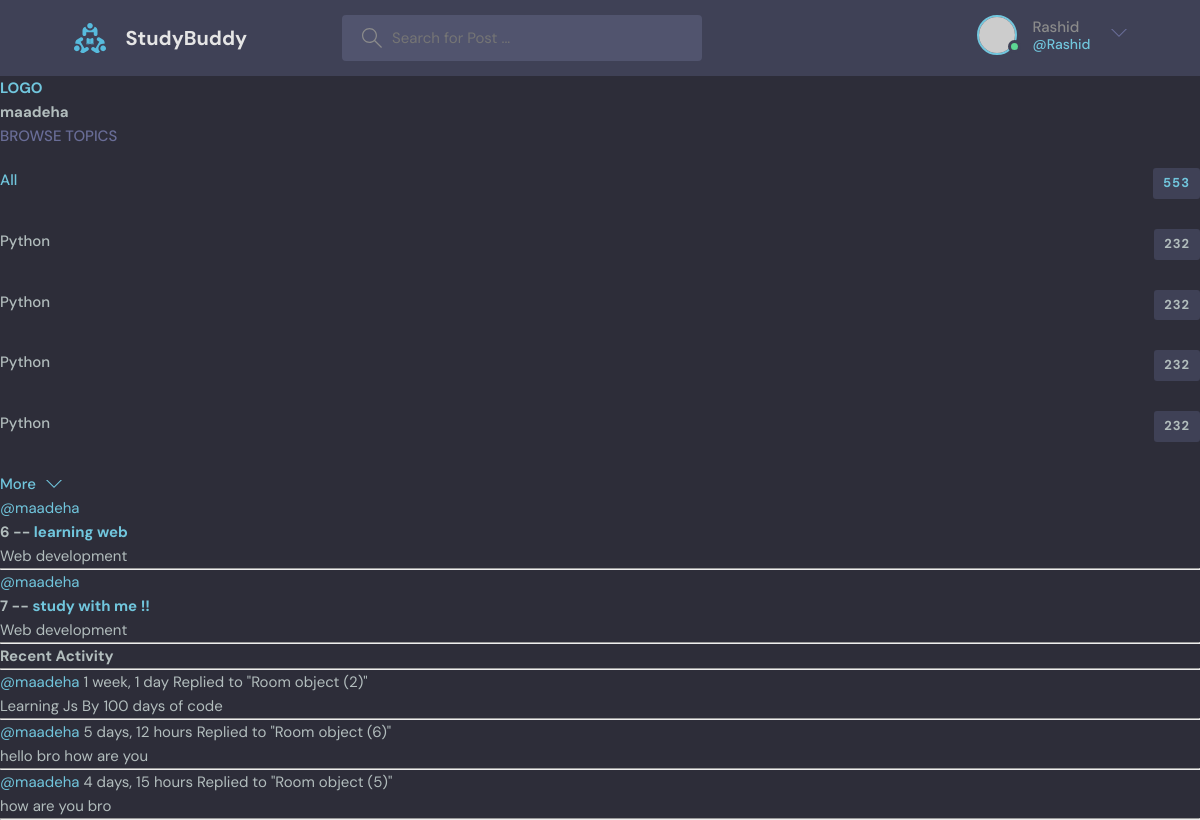
The page /profile/1/ (signed in) on the database its author committed.
### base/models.py (models this page shows, shortened)
class Topic (models.Model):
    name=models.CharField(max_length=200)

class Room(models.Model):
    host = models.ForeignKey(User, on_delete=models.SET_NULL ,null=True)
    topic = models.ForeignKey(Topic, on_delete=models.SET_NULL ,null=True)
    name= models.CharField(max_length=200)
    description = models.TextField(null=True,blank=True)
    participants = models.ManyToManyField(User,related_name='participants',blank=True)
    updated = models.DateTimeField(auto_now=True)
    created =models.DateTimeField(auto_now_add=True)

class Message (models.Model):
        user = models.ForeignKey(User, on_delete= models.CASCADE)
        room =models.ForeignKey(Room, on_delete=models.CASCADE)
        body =models.TextField()
        updated = models.DateTimeField(auto_now=True)
        created =models.DateTimeField(auto_now_add=True)
        def __str__(self):
            return self.body[0:50]

### base/views.py (the view)
# urls.py: path('profile/<str:pk>/',views.userProfile, name="user-profile"),
def userProfile(request,pk):
    user = User.objects.get(id=pk)
    rooms = user.room_set.all()
    room_messages = user.message_set.all()
    topics=Topic.objects.all()
    context = {'user':user,'rooms':rooms,'room_messages':room_messages,'topics':topics}
    return render(request,'base/profile.html',context)

### base/templates/base/profile.html (shortened to what this page needs)
{% extends 'main.html' %}
{% block content %}
<h1> {{user.username }}</h1>
<div profile-container>
    <div>
        {% include 'base/topic_component.html' %}
    </div>
    <div>
         {% include 'base/feed_component.html' %}
    </div>
    <div>
        {% include 'base/activity_component.html' %}
    </div>
</div>
{% endblock content %}

### templates/navbar.html (shortened to what this page needs)
{% load static %}
<header class="header header--loggedIn">
   <div class="container">
     <a href="{% url 'home' %}" class="header__logo">
       <img src="{% static 'images/logo.svg' %}" />
       <h1>StudyBuddy</h1>
     </a>
     <form class="header__search" method="GET" action="{%  url 'home'%}">
       <label>
         <input name="q"  placeholder="Search for Post ..." />
       </label>
     </form>
     <nav class="header__menu">
       {% if request.user.is_authenticated  %}
       <div class="header__user">
         <a href="profile.html">
           <div class="avatar avatar--medium active">
             <img src="https://randomuser.me/api/portraits/men/37.jpg" />
           </div>
           <p>{{request.user.username}} <span>@{{request.user.username}}</span></p>
         </a>
         <button class="dropdown-button">
           <svg version="1.1" xmlns="http://www.w3.org/2000/svg" width="32" height="32" viewBox="0 0 32 32">
             <title>chevron-down</title>
             <path d="M16 21l-13-13h-3l16 16 16-16h-3l-13 13z"></path>
           </svg>
         </button>
       </div>
       {% else %}
        <a href="{% url 'login' %}">
         <img src="{% static 'images/avatar.svg' %}" />
         <p>Login</p>
          </a>
          {% endif %}
     </nav>
   </div>
 </header>
<a href="/">
   <h1> LOGO </h1>
</a>

### base/templates/base/topic_component.html
<div class="topics">
  <div class="topics__header">
    <h2>Browse Topics</h2>
  </div>
  <ul class="topics__list">
    <li>
      <a href="{% url 'home'%}" class="active">All <span>553</span></a>
    </li>
    {% for topic in topics %}
    <li>
      <a href="{% url 'home' %}?q={{topic.name}}">Python <span>232</span></a>
    </li>
    {% endfor %}
  </ul>
  <a class="btn btn--link" href="topics.html">
    More
    <svg version="1.1" xmlns="http://www.w3.org/2000/svg" width="32" height="32" viewBox="0 0 32 32">
      <title>chevron-down</title>
      <path d="M16 21l-13-13h-3l16 16 16-16h-3l-13 13z"></path>
    </svg>
  </a>
</div>

### base/templates/base/feed_component.html (shortened to what this page needs)
<div>
{%  for room in rooms %}
<div>
  <a href="{% url 'user-profile' room.host.id %}">@{{room.host.username}} </a>
  <h5> {{room.id}} -- <a href="{% url 'room' room.id %}">{{room.name}} </a></h5>
  <small>{{room.topic.name}}</small>
  <hr>
</div>
{% endfor %}
    </div>

### base/templates/base/activity_component.html (shortened to what this page needs)
<h3>Recent Activity</h3>
  <hr>
  {% for message in room_messages%}
  <div>
    <small><a href=" {% url 'user-profile' message.user.id %}">@{{message.user}} </a> {{message.created|timesince}}</small>
    <small>Replied to "{{message.room}}"</small>
    <p>{{message}}</p>
    <hr>
</div>
{% endfor %}

### static/styles/style.css (style rules this page uses)
:root { --color-main: #71c6dd; --color-main-light: #e1f6fb; --color-dark: #3f4156; --color-dark-medium: #51546e; --color-dark-light: #696d97; --color-light: #e5e5e5; --color-gray: #8b8b8b; --color-light-gray: #b2bdbd; --color-bg: #2d2d39; --color-success: #5dd693; --color-error: #fc4b0b; }
* { font-family: "DM Sans", -apple-system, BlinkMacSystemFont, "Segoe UI", Roboto, Oxygen, Ubuntu, Cantarell, "Open Sans", "Helvetica Neue", sans-serif; margin: 0; padding: 0; box-sizing: border-box; text-rendering: optimizeLegibility; font-size: inherit; }
html { font-size: 56.25%; }
@media only screen and (min-width: 1200px) { html { font-size: 62.5%; } }
body { line-height: 1.6; font-weight: 400; font-size: 1.5rem; color: var(--color-light-gray); background-color: var(--color-bg); min-height: 100vh; }
img { width: 100%; }
a { display: inline-block; color: var(--color-main); text-decoration: none; }
.container { max-width: 120rem; width: 90%; margin: auto; }
.btn { background-color: transparent; border: none; display: inline-flex; align-items: center; gap: 1rem; cursor: pointer; transition: all ease-in-out 0.3s; padding: 1rem 2rem; border-radius: 5px; box-shadow: 1px 1px 3px 1px rgba(0, 0, 0, 0.15); font-weight: 500; }
.btn--link { border-radius: 0; padding: 0; color: var(--color-main); box-shadow: none; }
.btn > svg { fill: currentColor; width: 1.6rem; height: 1.6rem; }
.avatar { position: relative; display: inline-block; border-radius: 50%; border: 2px solid var(--color-main); }
.avatar img { display: block; border-radius: 50%; object-fit: cover; object-position: center; }
.avatar::after { content: ""; display: block; position: absolute; background-color: var(--color-gray); z-index: 111; border-radius: 50%; border: 0.3rem solid var(--color-dark); }
.avatar.active::after { background-color: var(--color-success); }
.avatar.avatar--medium img { width: 3.6rem; height: 3.6rem; border-radius: 50%; }
.avatar.avatar--medium:after { width: 0.7rem; height: 0.7rem; bottom: 0px; right: -6px; }
.header { padding: 1.5rem; background-color: var(--color-dark); }
.header > .container { display: flex; gap: 9.5rem; }
.header__logo, .header__user { display: flex; gap: 2rem; align-items: center; }
.header__logo > img { height: 3.2rem; width: 3.2rem; }
.header__logo > h1 { font-weight: 700; font-size: 2rem; color: var(--color-light); }
.header__search > label { background-color: var(--color-dark-medium); padding: 1.3rem 1rem; display: flex; align-items: center; gap: 1rem; border-radius: 4px; }
.header__search svg { fill: var(--color-gray); width: 2rem; height: 2rem; margin-left: 1rem; }
.header__search input { width: 30rem; background: transparent; border: none; outline: none; color: var(--color-light); }
.header__menu { margin-left: auto; position: relative; }
.header__menu a { display: flex; gap: 1.5rem; align-items: center; font-weight: 500; text-decoration: none; color: var(--color-gray); }
.header__menu img { height: 3.6rem; }
.header__menu p { line-height: 1.2; }
.header__menu span { color: var(--color-main); font-weight: 500; font-size: 1.4rem; display: block; }
.header__menu svg { width: 1.6rem; height: 1.6rem; fill: var(--color-dark-light); }
.dropdown-button { background: transparent; border: 0; outline: 0; cursor: pointer; }
.topics__header { margin-bottom: 2rem; }
.topics__header h2 { text-transform: uppercase; font-weight: 500; color: var(--color-dark-light); }
.topics__list { list-style: none; }
.topics__list li a { display: flex; justify-content: space-between; margin-bottom: 3rem; font-weight: 500; color: var(--color-light-gray); transition: all 0.3s ease-in-out; }
.topics__list li a.active, .topics__list li a:hover { color: var(--color-main); }
.topics__list li a span { padding: 0.5rem 1rem; background-color: var(--color-dark); border-radius: 3px; font-size: 1.3rem; font-weight: 700; letter-spacing: 1px; }

### rows shown on the page
Room: host.username "maadeha", id "6", name "learning web", topic.name "Web development"
Room: host.username "maadeha", id "7", name "study with me !!", topic.name "Web development"
Message: user "maadeha", created "1 week, 1 day", room "Room object (2)", body "Learning Js By 100 days of code"
Message: user "maadeha", created "5 days, 12 hours", room "Room object (6)", body "hello bro how are you"
Message: user "maadeha", created "4 days, 15 hours", room "Room object (5)", body "how are you bro"

### other values the page prints
{{ request.user.username }} "Rashid"
{{ user.username }} "maadeha"
